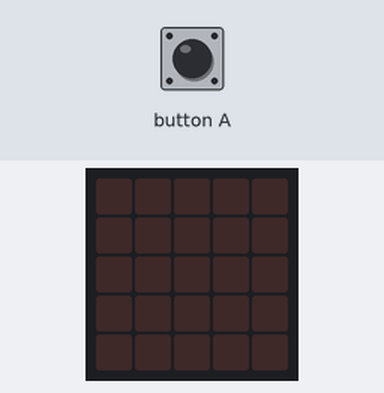
The program below on a simulated Calliope mini (MakeCode). Shown: the board's 5×5 LED display. The inputs (shaded band) are chosen by the test bench.

Above: at 1.2 s.
1.3 s: button A pressed for 0.15 s
At 1.6 s:
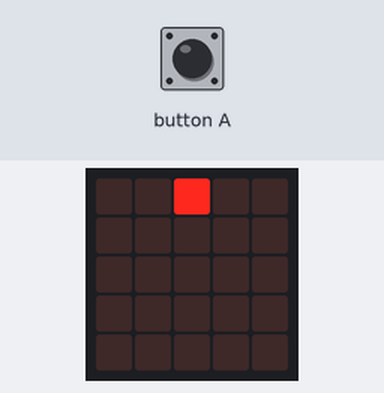
At 3.4 s:
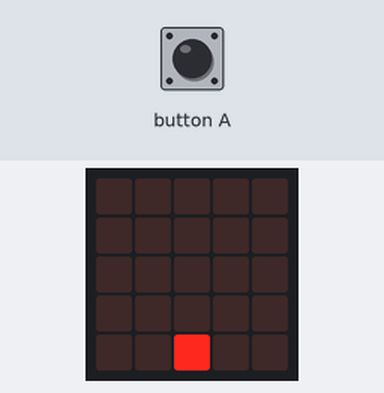
4.1 s: button A pressed for 0.15 s
At 4.4 s:
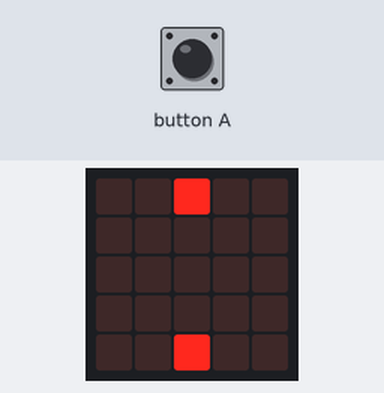
Timing chart, 0 to 7.1 s (numbered marks = the images above; inputs shaded):
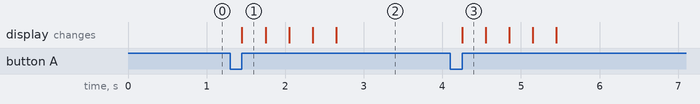

Measured:
- after the input at 1.3 s, the display: changes after 0.15 s (image 1)
- after the input at 4.1 s, the display: changes after 0.15 s (image 3)

The program:

main.ts
```typescript
let tropfen: game.LedSprite = null
input.onButtonEvent(Button.A, input.buttonEventClick(), function () {
    tropfen = game.createSprite(2, 0)
    basic.pause(300)
    tropfen.change(LedSpriteProperty.Y, 1)
    basic.pause(300)
    tropfen.change(LedSpriteProperty.Y, 1)
    basic.pause(300)
    tropfen.change(LedSpriteProperty.Y, 1)
    basic.pause(300)
    tropfen.change(LedSpriteProperty.Y, 1)
    basic.pause(300)
})
```

test.ts
```typescript
// Hier kann man Tests durchführen; diese Datei wird nicht kompiliert, wenn dieses Paket als Erweiterung verwendet wird.
```
